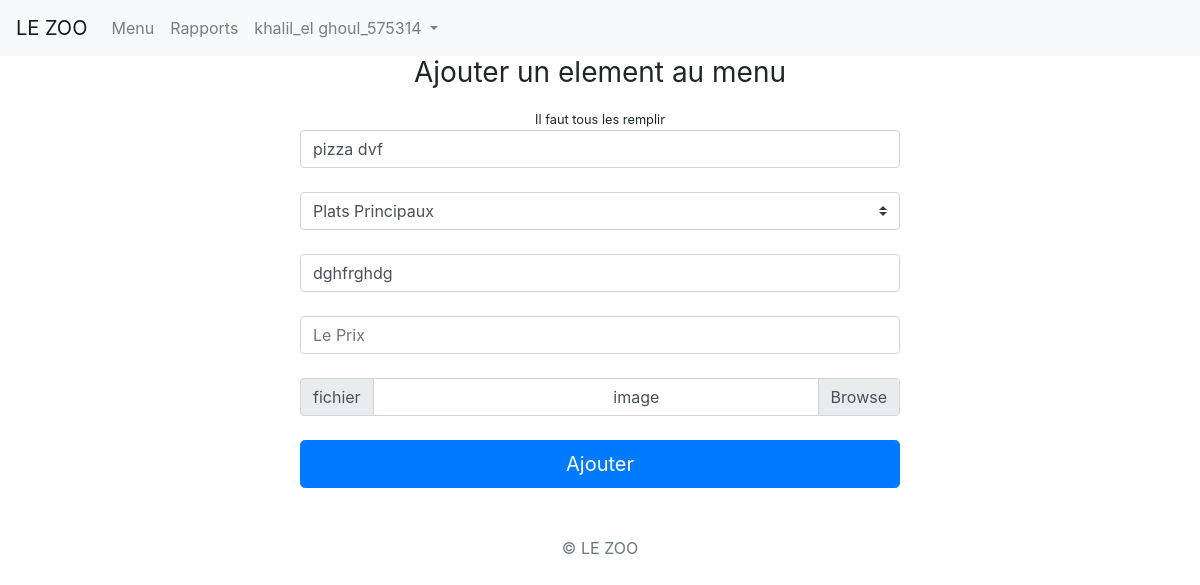
The page /board/editmenu.php?id=39 (signed in) on the database its author committed.
### tables this page shows
CREATE TABLE `menu` (
  `food_id` int(11) NOT NULL,
  `cat` text NOT NULL,
  `food_title` text NOT NULL,
  `food_description` text NOT NULL,
  `food_date` timestamp NOT NULL DEFAULT current_timestamp(),
  `food_img` text NOT NULL,
  `food_price` varchar(10) NOT NULL,
  `price_token` text NOT NULL
);

### board/editmenu.php (the view, shortened to what this page needs)
<?php
    include("includes/connection.php");
    include("includes/header.php");
    $id=$_GET['id'];
    $get_menu ="SELECT * FROM menu WHERE food_id='$id' ORDER BY 1";
    $run_menu = mysqli_query($con, $get_menu);
    while($row = mysqli_fetch_array($run_menu)){
        $title_n = $row['food_title'];
        $catig = $row['cat'];
        $descri = $row['food_description'];
        $price = $row['food_price'];
        $price = str_replace("€","",$price);
        $price_int = strval($price);
        echo "<form method='post' action='' enctype='multipart/form-data'>
        <div style='width:50%;text-align: center;margin: 0 auto;'>
            <h1 class='h3 mb-3 font-weight-normal'>Ajouter un element au menu</h1>
            <small>Il faut tous les remplir</small>
            <label class='sr-only'>Titre</label>
            <input type='text' name='titre'class='form-control' placeholder='Titre' value='$title_n'><br>
            <label class='sr-only'>Catégorie</label>
            <select class='browser-default custom-select' name='catigo' >";
        if($catig == "Plats"){
                echo"<option disabled>Catégorie</option>
                <option value='1'>Entrées</option>
                <option selected value='Plats'>Plats Principaux</option>
                <option value='Deserts'>Deserts</option>
                <option value='Boissons'>Boissons</option>";}
            echo"</select><br><br>
            <label class='sr-only'>Discription</label>
            <input type='text' name='discription' class='form-control' placeholder='Discription' value='$descri' ><br>
            <label class='sr-only'>Le Prix</label>
            <input type='number' name='prix'class='form-control' placeholder='Le Prix' value='$price_int' step='0.01'><br>
            <div class='input-group'>
      <div class='input-group-prepend'>
        <span class='input-group-text' id='inputGroupFileAddon01'>fichier</span>
      </div>
      <div class='custom-file'>
        <input type='file' class='custom-file-input' id='inputGroupFile01'
          aria-describedby='inputGroupFileAddon01' name='image' accept='image/*'>
        <label class='custom-file-label' for='inputGroupFile01'>image</label>
      </div>
    </div><br>
            <button class='btn btn-lg btn-primary btn-block' name='submit' type='submit'>Ajouter</button>
            <p class='mt-5 mb-3 text-muted'>© LE ZOO</p>
        </div>
    ";
    }
    echo "</form>";
?>

### board/includes/header.php (shortened to what this page needs)
<?php
include("includes/connection.php");
$email=$_SESSION['user_email'];
$get_admin ="SELECT * FROM admin WHERE email='$email' ORDER BY 1";
$run_admin = mysqli_query($con, $get_admin);
while($row = mysqli_fetch_array($run_admin)){
	$username = $row['username'];
}
?>
<!DOCTYPE html>
<link href="https://cdnjs.cloudflare.com/ajax/libs/summernote/0.8.12/summernote-bs4.css" rel="stylesheet">
<link rel="stylesheet" href="https://maxcdn.bootstrapcdn.com/bootstrap/4.0.0/css/bootstrap.min.css">
<nav class="navbar navbar-expand-lg navbar-light bg-light">
  <a class="navbar-brand" href="#">LE ZOO</a>
  <div class="collapse navbar-collapse" id="navbarSupportedContent">
    <ul class="navbar-nav mr-auto">
      <li class="nav-item">
        <a class="nav-link" href="menu.php">Menu</a>
	  </li>
	  <li class="nav-item">
        <a class="nav-link" href="Analytics.php">Rapports</a>
      </li>
      <li class="nav-item dropdown">
        <a class="nav-link dropdown-toggle" href="#" id="navbarDropdown" role="button" data-toggle="dropdown" aria-haspopup="true" aria-expanded="false">
          <?php echo $username ?>
        </a>
      </li>
    </ul>
  </div>
</nav>

### rows shown on the page
menu: titre "pizza dvf", catigo "Plats Principaux", discription "dghfrghdg"

### other values the page prints
$username "khalil_el ghoul_575314"
